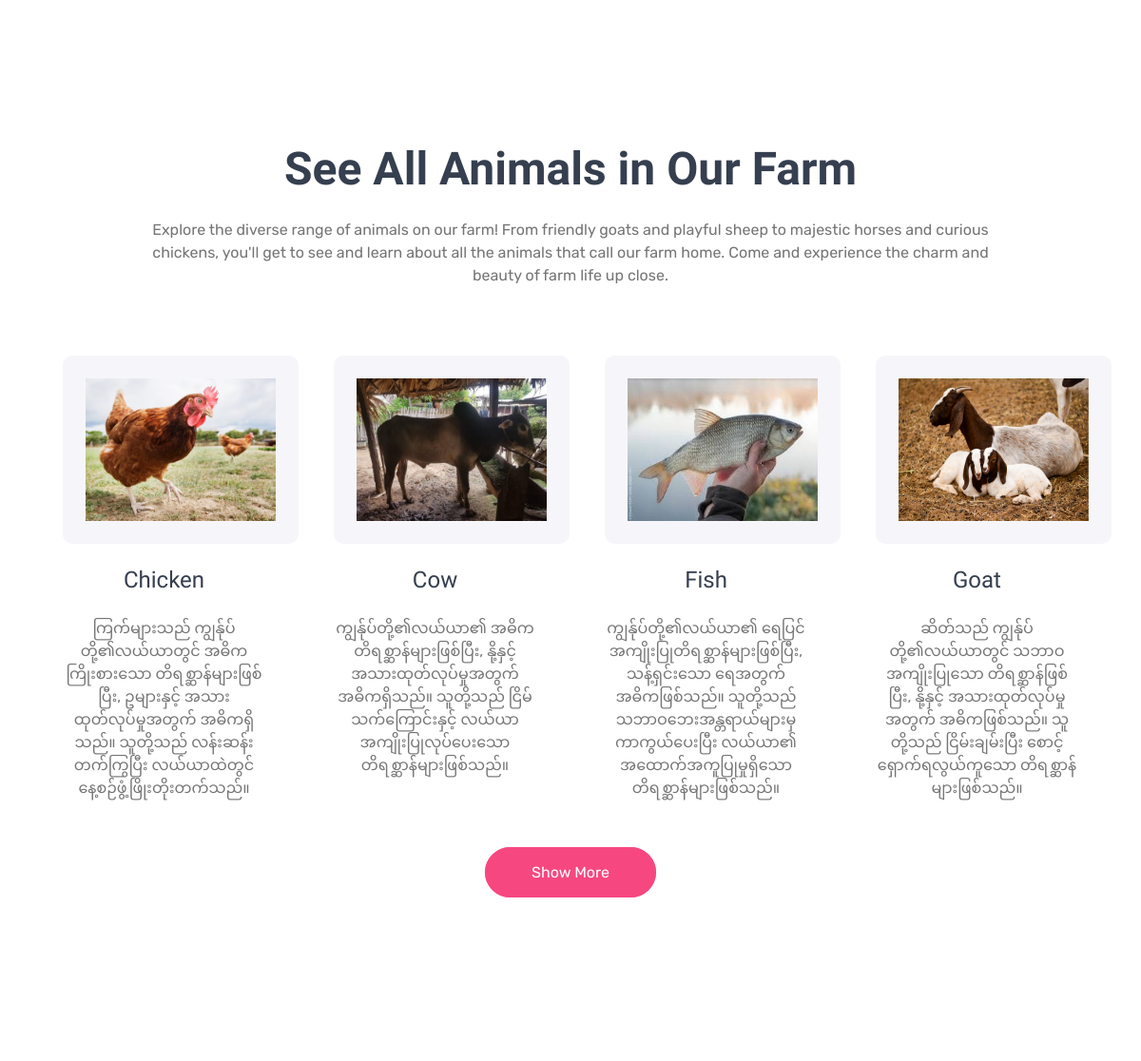
Before: / (middle part) with the older database file.
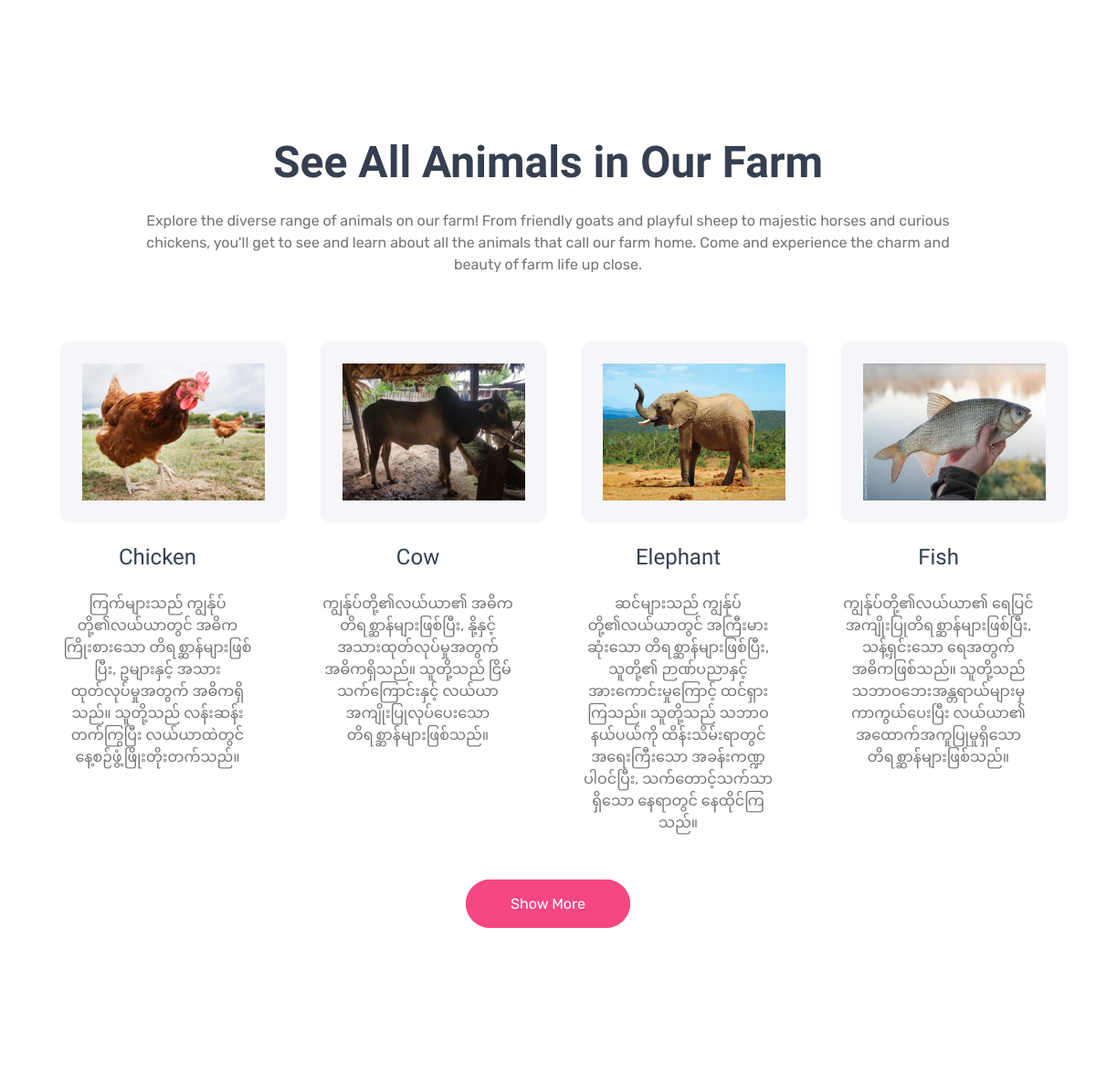
After: the same page with the newer database file.
### tables this page shows
CREATE TABLE `animal_type` (
  `animal_id` int(11) NOT NULL,
  `animal_type` varchar(60) NOT NULL,
  `animal_photo` varchar(255) NOT NULL,
  `animal_des` text NOT NULL
);

### index.php (the view, shortened to what this page needs)
<?php
    include('admin/dist/php/database.php');
?>
<!DOCTYPE html>
<html lang="en">
    <head>
        <link rel="stylesheet" href="https://use.fontawesome.com/releases/v5.15.4/css/all.css"/>
        <link href="https://cdn.jsdelivr.net/npm/bootstrap-icons@1.4.1/font/bootstrap-icons.css" rel="stylesheet">
        <link href="lib/animate/animate.min.css" rel="stylesheet">
        <link href="lib/owlcarousel/assets/owl.carousel.min.css" rel="stylesheet">
        <link href="lib/lightbox/css/lightbox.min.css" rel="stylesheet">
        <link href="css/bootstrap.min.css" rel="stylesheet">
        <link href="css/style.css" rel="stylesheet">
    </head>
    <body>
        <div class="container-fluid overflow-hidden py-5"  style="margin-top: 6rem;" id="about">
            <div class="container py-5">
            </div>
        </div>
        <div class="container-fluid feature overflow-hidden py-5">
            <div class="container py-5">
                <div class="text-center mx-auto mb-5 wow fadeInUp" data-wow-delay="0.1s" style="max-width: 900px;">
                    <h1 class="display-5 mb-4">See All Animals in Our Farm</h1>
                    <p class="mb-0">
                        Explore the diverse range of animals on our farm! From friendly goats and playful sheep to majestic horses and curious chickens, you'll get to see and learn about all the animals that call our farm home. Come and experience the charm and beauty of farm life up close.
                    </p>
                </div>
                <div class="row g-4 justify-content-center text-center mb-5">
                <?php
                    $sql = "SELECT * FROM animal_type ORDER BY animal_type ASC LIMIT 4";
                    $stmt = $db->query($sql);
                    while ($row = $stmt->fetch()) {
                ?>
                    <div class="col-md-6 col-lg-4 col-xl-3 wow fadeInUp" data-wow-delay="0.1s">
                        <div class="text-center p-4">
                            <div class="d-inline-block rounded bg-light p-4 mb-4">
                                <img src="<?php echo htmlspecialchars('admin/upload/' . $row['animal_photo'], ENT_QUOTES, 'UTF-8'); ?>" width="200px" height="150px" />
                            </div>
                            <div class="feature-content">
                                <a href="#" class="h4">
                                    <?php echo htmlspecialchars($row["animal_type"], ENT_QUOTES, 'UTF-8'); ?>
                                </a>
                                <p class="mt-4 mb-0">
                                    <?php echo htmlspecialchars($row["animal_des"], ENT_QUOTES, 'UTF-8'); ?>
                                </p>
                            </div>
                        </div>
                    </div>
                    <?php } ?>
                    <div class="col-12 wow fadeInUp" data-wow-delay="0.1s">
                        <div class="my-3">
                            <a href="service.php#animals" class="btn btn-primary d-inline rounded-pill px-5 py-3">Show More</a>
                        </div>
                    </div>
                </div>
            </div>
        </div>
        <div class="container-fluid feature overflow-hidden py-5">
        </div>
    </body>
</html>

### css/style.css (style rules this page uses)
.btn { font-weight: 600; transition: .5s; }
.btn.btn-primary { background: var(--bs-primary) !important; color: var(--bs-white) !important; font-weight: 400; transition: 0.5s; }

Changed rows visible on the page:
no longer on this page (row unchanged): animal_type: animal_photo (picture), animal_type "Goat", animal_des "ဆိတ်သည် ကျွန်ုပ်တို့၏လယ်ယာတွင် သဘာဝအကျိုးပြုသော တိရစ္ဆာန်ဖြစ်ပြီး, နို့နှင့် အသားထုတ်လုပ်မှုအတွက် အဓိကဖြစ်သည်။ သူတို့သည် ငြိမ်းချမ်းပြီး စောင့်ရှောက်ရလွယ်ကူသော တိရစ္ဆာန်များဖြစ်သည်။"
added animal_type: animal_photo (picture), animal_type "Elephant", animal_des "ဆင်များသည် ကျွန်ုပ်တို့၏လယ်ယာတွင် အကြီးမားဆုံးသော တိရစ္ဆာန်များဖြစ်ပြီး, သူတို့၏ ဉာဏ်ပညာနှင့် အားကောင်းမှုကြောင့် ထင်ရှားကြသည်။ သူတို့သည် သဘာဝနယ်ပယ်ကို ထိန်းသိမ်းရာတွင် အရေးကြီးသော အခန်းကဏ္ဍပါဝင်ပြီး, သက်တောင့်သက်သာရှိသော နေရာတွင် နေထိုင်ကြသည်။"
